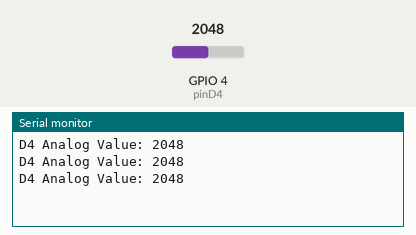
Bench run of a sketch on a simulated ESP32. Parts: the last lines printed to the serial monitor. The test bench sets the inputs (shaded band); at power-on: GPIO 4 (pinD4) = 2048.

Above: at 1.3 s.
1.4 s: GPIO 4 (pinD4) set to 2866
At 1.8 s:
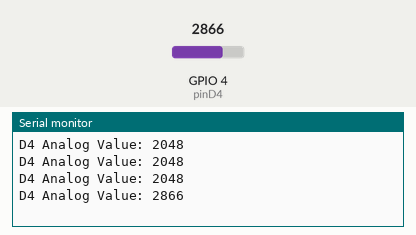
2.9 s: GPIO 4 (pinD4) set to 3603
At 3.4 s:
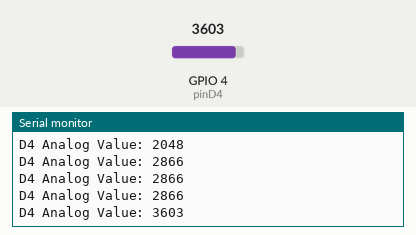
Timing chart, 0 to 5.9 s (numbered marks = the images above; inputs shaded):
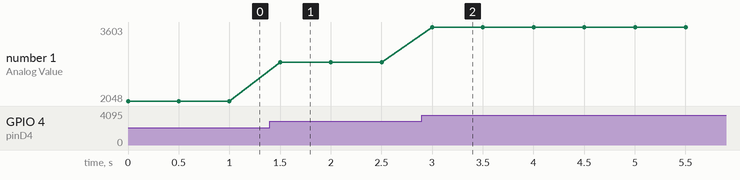

Measured:
- after the input at 1.4 s, the serial monitor: prints a new line after 0.10 s (image 1)
- after the input at 2.9 s, the serial monitor: prints a new line after 0.10 s (image 2)
- plotted number 1: 2048 → 2866 after the input at 1.4 s, 2866 → 3603 after the input at 2.9 s

The sketch:

sketch_feb27a.ino
```cpp
const int pinD4 = 4;  // GPIO4 (D4) on ESP32

void setup() {
    Serial.begin(115200);  // Start serial communication at 115200 baud
    pinMode(pinD4, INPUT); // Set D4 as an input pin
}

void loop() {
    int sensorValue = analogRead(pinD4); // Read analog signal from D4
    Serial.print("D4 Analog Value: ");
    Serial.println(sensorValue); // Print the value to Serial Monitor
    delay(500); // Delay to avoid flooding the Serial Monitor
}
```
